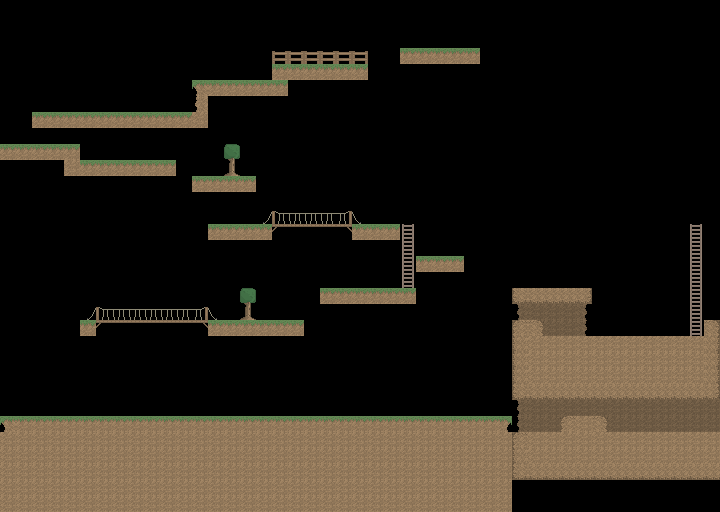

This is a level from a 2D game, rendered from its Tiled map with the project's own tilesets. A one-line summary and the map file follow, with tile-layer data summarised:
An orthogonal 45x32 tile map with 16x16 px tiles, 4 tile layers (layer4, layer1, layer2, layer3).

<map version="1.0" orientation="orthogonal" width="45" height="32" tilewidth="16" tileheight="16">
 <tileset firstgid="1" name="tileset_16x16" tilewidth="16" tileheight="16">
  <image source="../assets/tileset_16x16.png" width="128" height="112" />
 </tileset>
 <layer name="layer4" width="45" height="32">
  <data>[1440 cells, 45 non-empty, 4 distinct tile ids]</data>
 </layer>
 <layer name="layer1" width="45" height="32">
  <data>[1440 cells, 362 non-empty, 14 distinct tile ids]</data>
 </layer>
 <layer name="layer2" width="45" height="32">
  <data>[1440 cells, 12 non-empty, 3 distinct tile ids]</data>
 </layer>
 <layer name="layer3" width="45" height="32">
  <data>[1440 cells, 26 non-empty, 8 distinct tile ids]</data>
 </layer>
 <objectgroup name="Object1" width="45" height="32" />
</map>